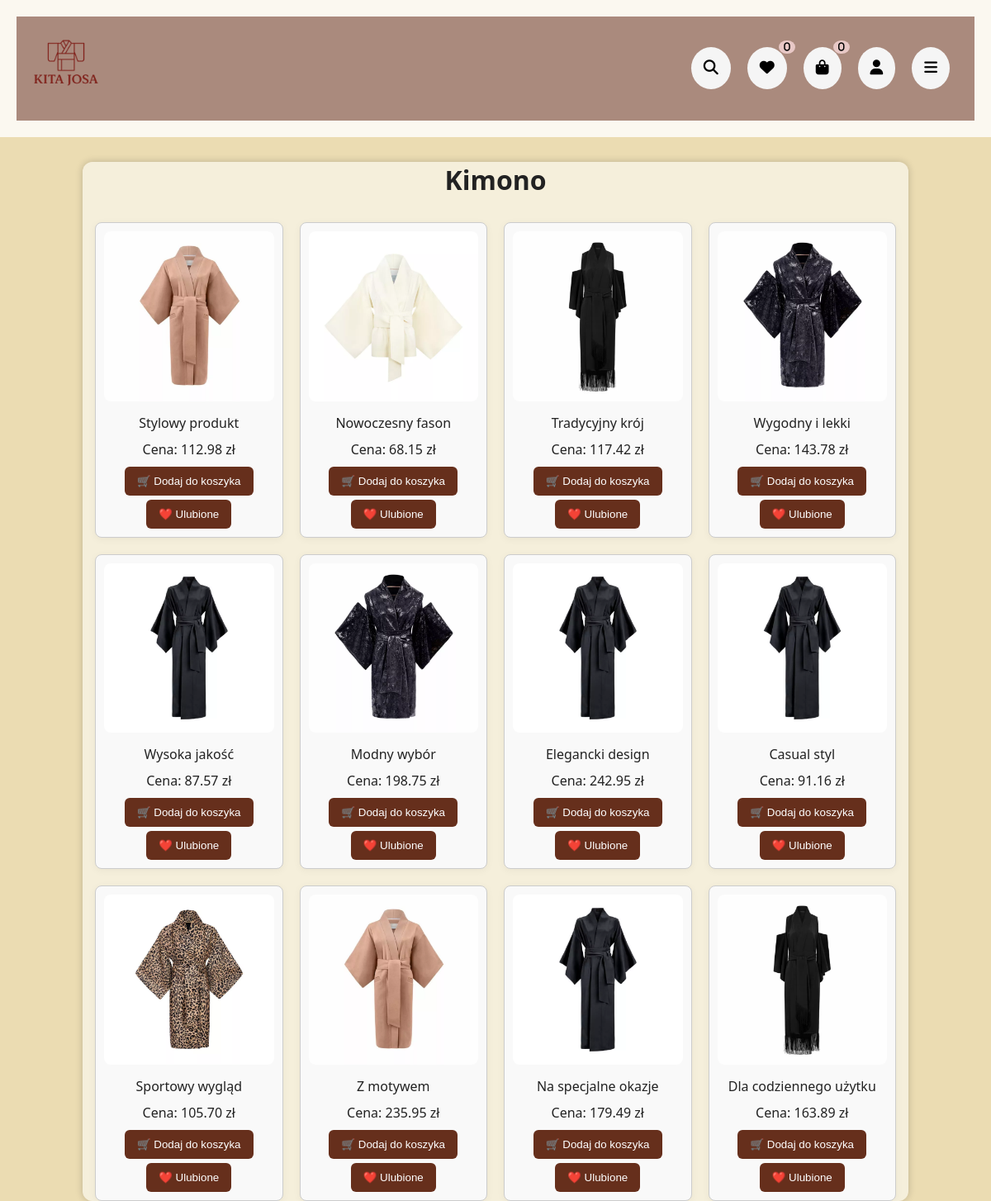
The page /kimono.php on the database its author committed.
### tables this page shows
CREATE TABLE `kimono` (
  `id` int(11) NOT NULL,
  `cena` decimal(10,2) DEFAULT NULL,
  `opis` text DEFAULT NULL,
  `rozmiar` varchar(10) DEFAULT NULL,
  `zdjecie` varchar(255) DEFAULT NULL,
  `ilosc` int(11) DEFAULT NULL
);

### kimono.php (the view, shortened to what this page needs)
<?php
include 'db.php';
$result = $conn->query("SELECT * FROM kimono");
?>
<!DOCTYPE html>
<html lang="pl">
<head>
    <link rel="stylesheet" href="stele.css">
    <link rel="stylesheet" href="https://cdnjs.cloudflare.com/ajax/libs/font-awesome/6.4.0/css/all.min.css">
</head>
<header>
<div class="top-bar">
    <div class="logo">
        <img src="logi.png" alt="Kitajosa"/>
    </div>
       <div class="icon-buttons">
        <button class="icon-button">
            <i class="fas fa-search"></i>
        </button>
        <a href="ulubione.php">
        <button class="icon-button">
       <i class="fas fa-heart">
        <span class="badge">0</span>
       </i> </button></a>
       <a href="cart.php">
       <button class="icon-button">
       <i class="fas fa-shopping-bag">
        <span class="badge">0</span>
       </i></button></a>
       <a href="register.php">
       <button class="icon-button">
       <i class="fas fa-user"></i>
       </button></a>
       <div class="catalog-container">
       <button id="catalogToggle" class="icon-button">
       <i class="fas fa-bars"></i>
       </button>
       </div>
       </div>
    </div>
</header>
<body>
<div class="container">
    <h1>Kimono</h1>
    <div class="products">
        <?php while ($row = $result->fetch_assoc()): ?>
            <div class="product">
                <a href="product.php?kategoria=kimono&id=<?= $row['id']; ?>">
                    <img src="images/<?= htmlspecialchars($row['zdjecie']); ?>" alt="Obrazek produktu">
                </a>
                <p><?= htmlspecialchars($row['opis']); ?></p>
                <p>Cena: <?= $row['cena']; ?> zł</p>
                <form method="POST" action="add_to_cart.php">
                    <button type="submit">🛒 Dodaj do koszyka</button>
                </form>
                <form method="POST" action="add_to_fav.php" style="margin-top:5px;">
                    <button type="submit">❤️ Ulubione</button>
                </form>
            </div>
        <?php endwhile; ?>
    </div>
</div>
</body>
</html>

### stele.css (style rules this page uses)
* { margin: 0; padding: 0; box-sizing: border-box; }
body, html { height: 100%; font-family: 'Segoe UI', sans-serif; color: #EBDCB2; background-color: #EBDCB2; }
header { background-color: rgba(255, 255, 255, 0.808); color: rgb(0, 0, 0); padding: 20px; text-align: center; }
.top-bar { display: flex; justify-content: space-between; align-items: center; padding: 10px 10px; background-color: #662f1c8a; border-bottom: 1px solid #662f1c00; }
.logo img { height: 100px; }
.icon-buttons { display: flex; gap: 20px; padding: 20px; background-color: #662f1c00; }
.icon-button { position: relative; font-size: 18px; padding: 15px; border: none; background: #f5f5f5; border-radius: 50%; cursor: pointer; transition: 0.3s; }
.badge { position: absolute; top: -8px; right: -10px; background: rgba(245, 214, 214, 0.822); color: black; border-radius: 50%; padding: 2px 6px; font-size: 12px; }
.container { max-width: 1000px; margin: 30px auto; padding: 0 15px; background: rgba(255, 255, 255, 0.541); border-radius: 12px; box-shadow: 0 0 10px rgba(0,0,0,0.2); color: #222; }
h1, h2 { margin: 0 0 10px; text-align: center; }
.products { display: grid; grid-template-columns: repeat(auto-fit, minmax(200px, 1fr)); gap: 20px; margin-top: 30px; }
.product { background: white; border-radius: 10px; padding: 15px; box-shadow: 0 2px 10px rgba(0,0,0,0.05); text-align: center; }
.product img { width: 100%; height: 150px; object-fit: cover; border-radius: 8px; }
.product p { margin: 10px 0; }
.product button { background: #662f1c; color: white; padding: 10px 15px; border: none; border-radius: 6px; cursor: pointer; transition: background 0.3s; }
.product { flex: 1 1 calc(25% - 20px); box-sizing: border-box; border: 1px solid #ccc; border-radius: 8px; padding: 10px; text-align: center; background-color: #f9f9f9; }
.product img { max-width: 100%; height: auto; }

### rows shown on the page
kimono: zdjecie (picture), opis "Stylowy produkt", cena "112.98"
kimono: zdjecie (picture), opis "Nowoczesny fason", cena "68.15"
kimono: zdjecie (picture), opis "Tradycyjny krój", cena "117.42"
kimono: zdjecie (picture), opis "Wygodny i lekki", cena "143.78"
kimono: zdjecie (picture), opis "Wysoka jakość", cena "87.57"
kimono: zdjecie (picture), opis "Modny wybór", cena "198.75"
kimono: zdjecie (picture), opis "Elegancki design", cena "242.95"
kimono: zdjecie (picture), opis "Casual styl", cena "91.16"
kimono: zdjecie (picture), opis "Sportowy wygląd", cena "105.70"
kimono: zdjecie (picture), opis "Z motywem", cena "235.95"
kimono: zdjecie (picture), opis "Na specjalne okazje", cena "179.49"
kimono: zdjecie (picture), opis "Dla codziennego użytku", cena "163.89"
